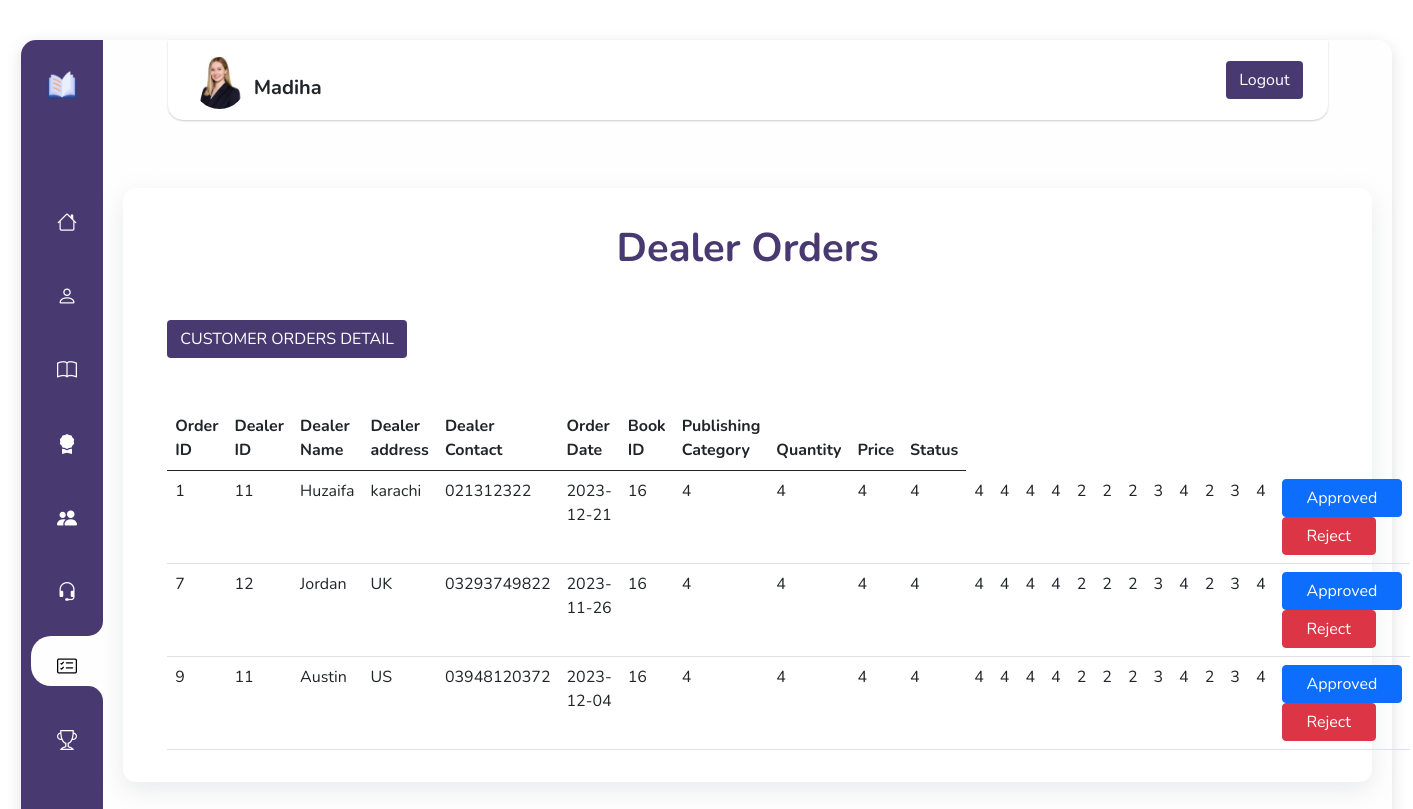
Page /dashboard/images/dealerorder.php (signed in) on the committed database.
### tables this page shows
CREATE TABLE `order_manager` (
  `m_id` int(11) NOT NULL,
  `name` varchar(250) DEFAULT NULL,
  `address` varchar(250) DEFAULT NULL,
  `contact` varchar(250) DEFAULT NULL,
  `order_date` date DEFAULT NULL,
  `status` varchar(250) DEFAULT 'pending',
  `customer_id` int(11) NOT NULL,
  `dealer_id` int(11) NOT NULL
);

CREATE TABLE `order_details` (
  `o_id` int(11) DEFAULT NULL,
  `book_id` int(11) DEFAULT NULL,
  `p_category` int(11) DEFAULT NULL,
  `quantity` int(11) DEFAULT NULL,
  `price` int(11) DEFAULT NULL
);

### dashboard/adminsession.php (called while the page is built, shortened)
<?php
include 'conn.php';
if(isset($_SESSION['adminid'])){
    $id = $_SESSION['adminid'];
    $query = "SELECT * FROM admins WHERE a_id = $id";
    $runn = mysqli_query($conn , $query);
    $rows = mysqli_fetch_array($runn);
    $user = $rows['a_name'];
}
else
header('location:adminlogin.php');
?>

### dashboard/images/dealerorder.php (the view, shortened to what this page needs)
<?php
    include "conn.php";
    include 'adminsession.php';
    ?>
<!DOCTYPE html>
<html lang="en">
<head>
    <link rel="stylesheet" href="https://cdn.jsdelivr.net/npm/bootstrap@5.0.2/dist/css/bootstrap.min.css">
    <link rel="stylesheet" href="https://cdn.jsdelivr.net/npm/bootstrap-icons@1.11.2/font/bootstrap-icons.min.css">
    <link rel="stylesheet" href="https://stackpath.bootstrapcdn.com/font-awesome/4.7.0/css/font-awesome.min.css">
</head>
<body>
<main>
      <nav class="main-menu">
        <a href="../index.php"> <img class="sidelogo" src="images/book.png" alt="" /></a>
        <br><br><br>
       <div  class="row">
        <ul class="col">
          <li class="nav-item ">
            <a href="dashboard.php">
              <i class="bi bi-house nav-icon"></i>
            </a>
          </li>
          <br>
          <li class="nav-item">
            <a href="book.php">
              <i class="bi bi-person nav-icon"></i>
            </a>
          </li>
<br>
          <li class="nav-item">
            <a href="publishbk.php">
              <i class="bi bi-book nav-icon"></i>
            </a>
          </li>
<br>
          <li class="nav-item">
            <a href="complist.php">
              <i class="bi bi-award-fill nav-icon"></i>
            </a>
          </li>
<br>
          <li class="nav-item ">
            <a href="customer.php">
              <i class="bi bi-people-fill nav-icon"></i>
            </a>
          </li>
<br>
          <li class="nav-item">
            <a href="dealer.php">
              <i class="bi bi-headset nav-icon"></i>
            </a>
          </li>
          <br>
          <li class="nav-item active">
            <b></b>
            <b></b>
            <a href="orders.php">
            <i class="bi bi-card-checklist nav-icon"></i>
            </a>
          </li>
          <br>
          <li class="nav-item">
            <a href="winners.php">
            <i class="bi bi-trophy nav-icon"></i>
            </a>
          </li>
        </ul>
        </div>
      </nav>
    <header>
        <div class="nav-wrapper">
            <div class="logo-container">
            <img class="rounded-circle mt-1" src="<?php echo "images/" . $rows['a_img'] ?>" width="53">
            <h5 class="text-center text-dark mt-4 mx-2 fw-bolder">
              <?php echo $user; ?>
            </h5>
            </div>
            <nav>
            <a href="adminlogout.php" class="btn btncolor" tabindex="-1" role="button" aria-disabled="true">Logout</a>
          </nav>
          </div>
          <br><br>
          <section>
          <h1 class="text-center fw-bold" style="color: rgb(73, 57, 113);"7>Dealer Orders</h1>
        <div class="container mt-5">
            <a class="btn btncolor" data-bs-theme="dark" href="orders.php">CUSTOMER ORDERS DETAIL</a>
                <table class="table mt-5">
                    <thead>
                        <tr>
                            <th>Order ID</th>
                            <th>Dealer ID</th>
                            <th>Dealer Name</th>
                            <th>Dealer address</th>
                            <th>Dealer Contact</th>
                            <th>Order Date</th>
                            <th>Book ID</th>
                            <th>Publishing Category</th>
                            <th>Quantity</th>
                            <th>Price</th>
                            <th>Status</th>
                        </tr>
                    </thead>
                    <tbody>
                    <?php
                        $query = "SELECT order_manager.* , dealer.* FROM order_manager , dealer WHERE dealer.u_id = order_manager.dealer_id";
                        $runn = mysqli_query($conn, $query);
                        if (mysqli_num_rows($runn)) {
                          while ($rows = mysqli_fetch_array($runn)) {
                            ?>
                            <tr>
                              <td>
                                <?php echo $rows['m_id'] ?>
                              </td>
                              <td>
                                <?php echo $rows['dealer_id'] ?>
                              </td>
                              <td>
                                <?php echo $rows['name'] ?>
                              </td>
                              <td>
                                <?php echo $rows['address'] ?>
                              </td>
                              <td>
                                <?php echo $rows['contact'] ?>
                              </td>
                              <td>
                                <?php echo $rows['order_date'] ?>
                              </td>
                              <?php
                              $query2 = "SELECT order_details.* , book_detail.* FROM order_details , book_detail WHERE book_detail.b_id = order_details.book_id";
                              $runnn = mysqli_query($conn, $query2);
                              if (mysqli_num_rows($runnn)) {
                                while ($row = mysqli_fetch_array($runnn)) {
                                  ?>
                                  <td>
                                    <?php echo $row['book_id'] ?>
                                  </td>
                                <?php
                              $query2 = "SELECT order_details.* , publishing_category.* FROM order_details , publishing_category WHERE publishing_category.p_id = order_details.p_category";
                              $runnn = mysqli_query($conn, $query2);
                              if (mysqli_num_rows($runnn)) {
                                while ($row = mysqli_fetch_array($runnn)) {
                                  ?>
                                  <td>
                                    <?php echo $row['p_category'] ?>
                                  </td>
                                  <?php
                                }
                              }
                              ?>
          <td><a class="btn btn-primary px-4" href="orderedit.php?id=<?php echo $row['m_id']?>"> Approved </a>
<br>
                               <a class="btn btn-danger px-4" href="orderreject.php?id=<?php echo $row['m_id']?>"> Reject </a></td>
                            </tr>
                            <?php
                          }
                        }
                      }
                    }
                        ?>
                              </tbody>
                </table>
        </div>
          </section>
      </header>
      </main>
</body>
</html>

### dashboard/images/dealerorder.php (style rules this page uses)
*, *::before, *::after { box-sizing: border-box; padding: 0; margin: 0; }
nav { user-select: none; -webkit-user-select: none; -moz-user-select: none; -ms-user-select: none; -o-user-select: none; }
nav ul, nav ul li { outline: 0; }
nav ul li a { text-decoration: none; }
body { font-family: "Nunito", sans-serif; display: flex; align-items: center; justify-content: center; min-height: 100vh; background-image: url(images/); background-repeat: no-repeat; background-size: cover; }
main { display: grid; grid-template-columns: 13% 87%; min-height: 100vh; width: 100%; margin: 40px; background: rgb(254, 254, 254); box-shadow: 0 0.5px 0 1px rgba(255, 255, 255, 0.23) inset, 0 1px 0 0 rgba(255, 255, 255, 0.66) inset, 0 4px 16px rgba(0, 0, 0, 0.12); border-radius: 15px; z-index: 10; }
.main-menu { overflow: hidden; background: rgb(73, 57, 113); padding-top: 10px; border-radius: 15px 0 0 15px; font-family: "Roboto", sans-serif; }
.sidelogo { display: none; }
.nav-item { position: relative; display: block; }
.nav-item a { position: relative; display: flex; flex-direction: row; align-items: center; justify-content: center; color: #fff; font-size: 1rem; padding: 15px 0; margin-left: 10px; border-top-left-radius: 20px; border-bottom-left-radius: 20px; }
.nav-item b:nth-child(1) { position: absolute; top: -15px; height: 15px; width: 100%; background: #fff; display: none; }
.nav-item b:nth-child(1)::before { content: ""; position: absolute; top: 0; left: 0; width: 100%; height: 100%; border-bottom-right-radius: 20px; background: rgb(73, 57, 113); }
.nav-item b:nth-child(2) { position: absolute; bottom: -15px; height: 15px; width: 100%; background: #fff; display: none; }
.nav-item b:nth-child(2)::before { content: ""; position: absolute; top: 0; left: 0; width: 100%; height: 100%; border-top-right-radius: 20px; background: rgb(73, 57, 113); }
.nav-item.active b:nth-child(1), .nav-item.active b:nth-child(2) { display: block; }
.nav-item.active a { text-decoration: none; color: #000; background: rgb(254, 254, 254); }
.nav-icon { width: 60px; height: 20px; font-size: 20px; text-align: center; }
@media (max-width: 1500px) { main { grid-template-columns: 6% 94%; } }
@media (max-width: 1500px) { .sidelogo { display: block; width: 30px; margin: 20px auto; } }
h1 { margin: 20px 0; color: #fff; }
.nav-wrapper { display: flex; position: relative; flex-direction: row; flex-wrap: nowrap; align-items: center; justify-content: space-between; margin: auto; width: 90%; height: 80px; border-radius: 0 0 15px 15px; padding: 0 25px; z-index: 2; background: #fff; box-shadow: 0 1px 2px rgba(0, 0, 0, 0.2); }
.logo-container { display: flex; justify-content: center; align-items: center; }
a { text-decoration: none; color: black; }
.btncolor { background: rgb(73, 57, 113); color: white; }
section { padding: 1rem 2rem; background-color: #fff; box-shadow: rgba(149, 157, 165, 0.2) 0px 8px 24px; border-radius: .8rem; }
section { margin: 20px; }

### rows in the picture
order_manager: m_id "1", dealer "11", name "Huzaifa", address "karachi", contact "021312322", order_date "2023-12-21"
order_details: book "16", p_category "4"
order_details: p_category "4"
order_details: p_category "4"
order_details: p_category "4"
order_details: p_category "4"
order_details: p_category "4"
order_details: p_category "4"
order_details: p_category "4"
order_details: p_category "2"
order_details: p_category "2"
order_details: p_category "2"
order_details: p_category "3"
order_details: p_category "4"
order_details: p_category "2"
order_details: p_category "3"
order_details: p_category "4"
order_manager: m_id "7", dealer "12", name "Jordan", address "UK", contact "03293749822", order_date "2023-11-26"
order_manager: m_id "9", dealer "11", name "Austin", address "US", contact "03948120372", order_date "2023-12-04"

### other values in the picture
$user "Madiha"
